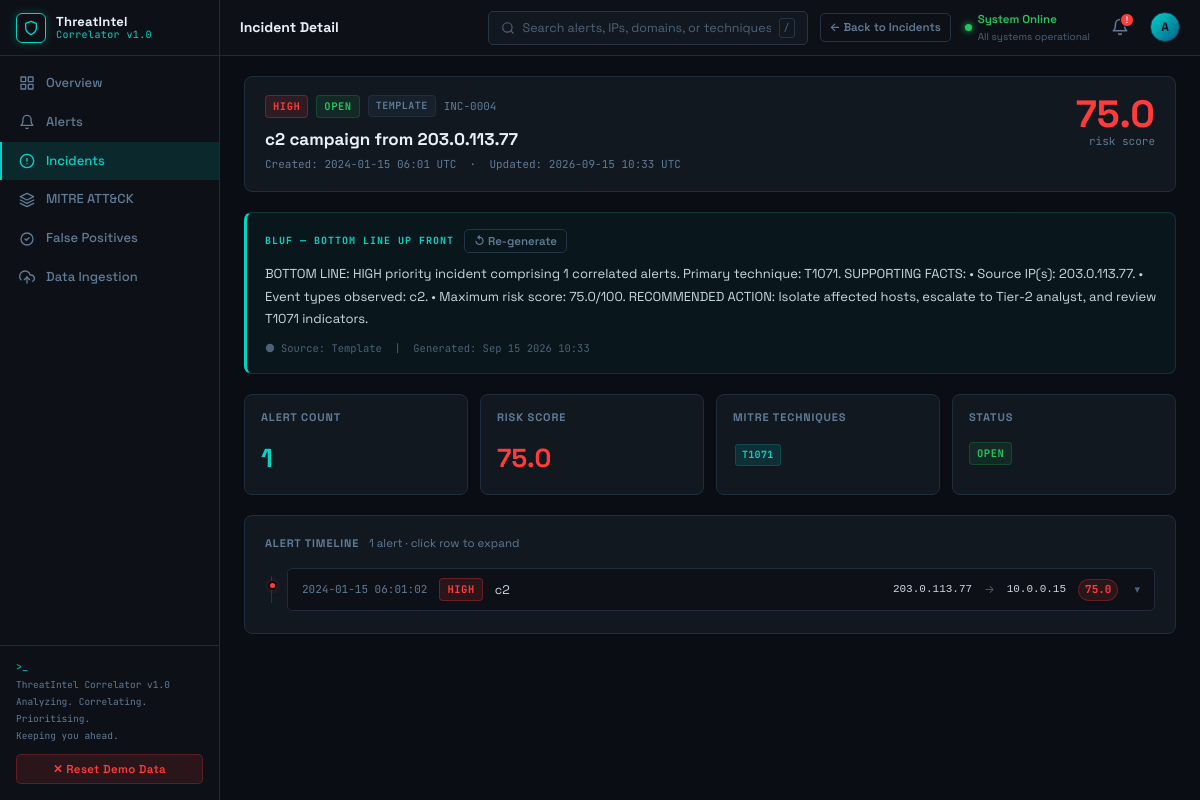
The app's page /incidents/4 with its own data.
### app/models/incident.py (models this page shows, shortened)
class Incident(db.Model):
    __tablename__ = "incidents"
    id = db.Column(db.Integer, primary_key=True)
    title = db.Column(db.Text, nullable=True)
    priority = db.Column(db.Text, nullable=True)          # HIGH / MEDIUM / LOW
    risk_score = db.Column(db.Float, nullable=True)
    alert_count = db.Column(db.Integer, default=0)
    mitre_techniques = db.Column(db.Text, nullable=True)  # comma-separated IDs
    bluf_summary = db.Column(db.Text, nullable=True)
    bluf_source = db.Column(db.Text, nullable=True)       # "watsonx" or "template"
    status = db.Column(db.Text, default="open")           # open / investigating / closed
    created_at = db.Column(db.DateTime, default=lambda: datetime.now(timezone.utc))
    updated_at = db.Column(
        db.DateTime,
        default=lambda: datetime.now(timezone.utc),
        onupdate=lambda: datetime.now(timezone.utc),
    )
    alerts = db.relationship(
        "Alert",
        secondary="alert_incidents",
        back_populates="incidents",
        lazy="dynamic",
    )

### app/models/alert.py (models this page shows, shortened)
class Alert(db.Model):
    __tablename__ = "alerts"
    id = db.Column(db.Integer, primary_key=True)
    external_id = db.Column(db.Text, nullable=True)
    source_feed = db.Column(db.Text, nullable=True)
    timestamp = db.Column(db.DateTime, nullable=True)
    source_ip = db.Column(db.Text, nullable=True)
    dest_ip = db.Column(db.Text, nullable=True)
    event_type = db.Column(db.Text, nullable=True)
    severity_raw = db.Column(db.Text, nullable=True)
    description = db.Column(db.Text, nullable=True)
    risk_score = db.Column(db.Float, nullable=True)
    priority = db.Column(db.Text, nullable=True)          # HIGH / MEDIUM / LOW
    is_false_positive = db.Column(db.Boolean, default=False)
    fp_reason = db.Column(db.Text, nullable=True)
    mitre_technique_id = db.Column(db.Text, nullable=True)
    mitre_technique_name = db.Column(db.Text, nullable=True)
    raw_data = db.Column(db.JSON, nullable=True)
    score_breakdown = db.Column(db.JSON, nullable=True)
    created_at = db.Column(db.DateTime, default=lambda: datetime.now(timezone.utc))
    incidents = db.relationship(
        "Incident",
        secondary="alert_incidents",
        back_populates="alerts",
        lazy="dynamic",
    )

### app/routes/dashboard.py (the view)
@dashboard_bp.route("/incidents/<int:incident_id>")
def incident_detail(incident_id):
    incident = db.session.get(Incident, incident_id)
    if incident is None:
        abort(404)
    constituent_alerts = sorted(
        list(incident.alerts), key=lambda a: (a.timestamp or a.created_at or 0)
    )
    return render_template(
        "dashboard/incident_detail.html",
        incident=incident,
        constituent_alerts=constituent_alerts,
    )

### app/templates/dashboard/incident_detail.html (shortened to what this page needs)
{% extends "base.html" %}
{% block page_title %}Incident Detail{% endblock %}
{% block topbar_actions %}
  <a href="{{ url_for('dashboard.incidents') }}" class="btn btn-secondary btn-sm">← Back to Incidents</a>
{% endblock %}
{% block content %}
{% set p = (incident.priority or 'UNKNOWN')|upper %}
{% set status = incident.status or 'open' %}
<div class="card mb-5">
  <div style="display:flex;align-items:flex-start;gap:16px;flex-wrap:wrap">
    <div style="flex:1;min-width:0">
      <div style="display:flex;align-items:center;gap:8px;margin-bottom:10px;flex-wrap:wrap">
        <span class="badge badge-{{ p|lower }}">{{ p }}</span>
        <span class="badge badge-{{ 'invest' if status == 'investigating' else status }}">{{ status }}</span>
        {% if incident.bluf_source == 'watsonx' %}
          <span class="badge badge-watsonx">✦ watsonx AI</span>
        {% else %}
          <span class="badge badge-template">Template</span>
        {% endif %}
        <span class="font-mono" style="color:var(--muted2);font-size:11px">INC-{{ '%04d' | format(incident.id) }}</span>
      </div>
      <h1 style="font-size:17px;font-weight:700;color:var(--text-bright);line-height:1.3;margin-bottom:6px">
        {{ incident.title or 'Untitled Incident' }}
      </h1>
      <div class="font-mono" style="color:var(--muted2);font-size:11px">
        Created: {{ incident.created_at.strftime('%Y-%m-%d %H:%M UTC') if incident.created_at else '—' }}
        &nbsp;·&nbsp;
        Updated: {{ incident.updated_at.strftime('%Y-%m-%d %H:%M UTC') if incident.updated_at else '—' }}
      </div>
    </div>
    <div style="text-align:right;flex-shrink:0">
      <div style="font-size:38px;font-weight:900;color:var(--{{ 'high' if (incident.risk_score or 0) >= 70 else ('medium' if (incident.risk_score or 0) >= 40 else 'low') }});line-height:1;font-family:var(--font-ui)">
        {{ (incident.risk_score or 0)|round(1) }}
      </div>
      <div class="font-mono" style="color:var(--muted2);font-size:11px">risk score</div>
    </div>
  </div>
</div>
<div class="bluf-box mb-5" id="bluf-box">
  <div class="bluf-header">
    <span class="bluf-label">BLUF — Bottom Line Up Front</span>
    <button class="btn btn-secondary btn-sm" id="btn-regen-bluf" data-incident-id="{{ incident.id }}">
      ↺ Re-generate
    </button>
  </div>
  <div class="bluf-text" id="bluf-text">
    {% if incident.bluf_summary %}
      {{ incident.bluf_summary }}
    {% else %}
      <span class="text-muted">No BLUF generated yet. Click "Re-generate" to create one.</span>
    {% endif %}
  </div>
  <div class="bluf-attribution">
    {% if incident.bluf_source == 'watsonx' %}
      <svg width="10" height="10" viewBox="0 0 24 24" fill="var(--cyan)"><circle cx="12" cy="12" r="10"/></svg>
      Source: AI (watsonx)
    {% else %}
      <svg width="10" height="10" viewBox="0 0 24 24" fill="var(--muted)"><circle cx="12" cy="12" r="10"/></svg>
      Source: Template
    {% endif %}
    &nbsp;|&nbsp; Generated: {{ incident.updated_at.strftime('%b %d %Y %H:%M') if incident.updated_at else '—' }}
  </div>
</div>
<div style="display:grid;grid-template-columns:repeat(auto-fit,minmax(140px,1fr));gap:12px;margin-bottom:20px">
  <div class="card" style="padding:14px 16px">
    <div class="card-title">Alert Count</div>
    <div style="font-size:26px;font-weight:800;color:var(--cyan)">{{ incident.alert_count or 0 }}</div>
  </div>
  <div class="card" style="padding:14px 16px">
    <div class="card-title">Risk Score</div>
    <div style="font-size:26px;font-weight:800;color:var(--{{ 'high' if (incident.risk_score or 0) >= 70 else ('medium' if (incident.risk_score or 0) >= 40 else 'low') }})">
      {{ (incident.risk_score or 0)|round(1) }}
    </div>
  </div>
  <div class="card" style="padding:14px 16px">
    <div class="card-title">MITRE Techniques</div>
    <div style="padding-top:4px">
      {% if incident.mitre_techniques %}
        {% for tech in incident.mitre_techniques.split(',') %}
          {% set t = tech.strip() %}{% if t %}
          <span class="tag" style="margin:2px">{{ t }}</span>
          {% endif %}
        {% endfor %}
      {% else %}
        <span class="text-muted">None mapped</span>
      {% endif %}
    </div>
  </div>
  <div class="card" style="padding:14px 16px">
    <div class="card-title">Status</div>
    <div style="padding-top:4px">
      <span class="badge badge-{{ 'invest' if status == 'investigating' else status }}">{{ status }}</span>
    </div>
  </div>
</div>
<div class="card">
  <div class="card-title" style="margin-bottom:16px">
    Alert Timeline
    <span style="font-weight:400;color:var(--muted2);text-transform:none;letter-spacing:0;font-size:11.5px;margin-left:6px;font-family:var(--font-ui)">
      {{ constituent_alerts | length }} alert{{ 's' if constituent_alerts | length != 1 }} · click row to expand
    </span>
  </div>
  {% if constituent_alerts %}
  <div class="timeline">
    {% for alert in constituent_alerts %}
    {% set ap = (alert.priority or 'UNKNOWN')|upper %}
    <div class="timeline-item">
      <div class="timeline-dot {{ ap|lower }}"></div>
      <div style="background:var(--bg2);border:1px solid var(--border);border-radius:var(--radius-sm);margin-bottom:4px;overflow:hidden">
        <div class="row-clickable" data-target="tl-detail-{{ alert.id }}"
             style="display:flex;align-items:center;gap:12px;padding:9px 14px;cursor:pointer"
             onclick="toggleTimelineDetail('tl-detail-{{ alert.id }}')">
          <span class="font-mono" style="color:var(--muted2);white-space:nowrap;font-size:11px">
            {{ alert.timestamp.strftime('%Y-%m-%d %H:%M:%S') if alert.timestamp else '—' }}
          </span>
          <span class="badge badge-{{ ap|lower }}">{{ ap }}</span>
          <span style="flex:1;font-size:12.5px;color:var(--text)">{{ alert.event_type or '—' }}</span>
          <code style="font-size:11px">{{ alert.source_ip or '—' }}</code>
          <span class="text-muted" style="font-size:11px">→</span>
          <code style="font-size:11px">{{ alert.dest_ip or '—' }}</code>
          <span class="score-badge score-{{ 'high' if (alert.risk_score or 0) >= 70 else ('medium' if (alert.risk_score or 0) >= 40 else 'low') }}" style="font-size:11px">
            {{ (alert.risk_score or 0)|round(1) }}
          </span>
          <span class="text-muted" style="font-size:11px;margin-left:4px">▾</span>
        </div>
      </div>
    </div>
    {% endfor %}
  </div>
  {% else %}
  <p class="text-muted">No constituent alerts found.</p>
  {% endif %}
</div>
{% endblock %}

### app/static/css/main.css (style rules this page uses)
*, *::before, *::after { box-sizing: border-box; margin: 0; padding: 0; }
:root { --bg: #0a0e14; --bg2: #0d1117; --sidebar-bg: #0d1117; --card-bg: #111820; --card-bg2: #0f1621; --border: #1e2d3d; --border2: #243447; --text: #cdd6e0; --text-bright: #e8f0f8; --muted: #4d6278; --muted2: #607b96; --cyan: #00d4c8; --cyan-dim: rgba(0,212,200,0.12); --cyan-glow: rgba(0,212,200,0.25); --high: #ff3b3b; --high-dim: rgba(255,59,59,0.12); --high-glow: rgba(255,59,59,0.3); --medium: #f59e0b; --medium-dim: rgba(245,158,11,0.12); --low: #22c55e; --low-dim: rgba(34,197,94,0.10); --blue: #3b82f6; --blue-dim: rgba(59,130,246,0.12); --sidebar-w: 220px; --topbar-h: 56px; --radius: 8px; --radius-sm: 5px; --radius-lg: 12px; --transition: 0.15s ease; --font-mono: 'JetBrains Mono', 'Courier New', monospace; --font-ui: 'Space Grotesk', system-ui, -apple-system, sans-serif; }
html, body { height: 100%; background: var(--bg); color: var(--text); font-family: var(--font-ui); font-size: 13.5px; line-height: 1.6; }
a { color: var(--cyan); text-decoration: none; }
.card { background: var(--card-bg); border: 1px solid var(--border); border-radius: var(--radius); padding: 18px 20px; }
.card-title { font-size: 11px; font-weight: 700; letter-spacing: 0.08em; text-transform: uppercase; color: var(--muted2); margin-bottom: 12px; }
.badge { display: inline-block; padding: 2px 7px; border-radius: 4px; font-size: 10.5px; font-weight: 700; letter-spacing: 0.05em; text-transform: uppercase; font-family: var(--font-mono); }
.badge-high { background: var(--high-dim); color: var(--high); border: 1px solid rgba(255,59,59,0.3); }
.badge-open { background: var(--low-dim); color: var(--low); border: 1px solid rgba(34,197,94,0.2); }
.badge-template { background: rgba(77,98,120,0.12); color: var(--muted2); border: 1px solid rgba(77,98,120,0.2); font-size: 10px; }
.score-badge { display: inline-flex; align-items: center; justify-content: center; min-width: 38px; height: 22px; border-radius: 11px; font-size: 11px; font-weight: 700; font-family: var(--font-mono); padding: 0 6px; }
.score-high { background: var(--high-dim); color: var(--high); border: 1px solid rgba(255,59,59,0.25); }
.btn { display: inline-flex; align-items: center; gap: 5px; padding: 6px 13px; border-radius: var(--radius-sm); font-size: 12.5px; font-weight: 600; cursor: pointer; border: 1px solid transparent; transition: all var(--transition); text-decoration: none !important; font-family: var(--font-ui); }
.btn-secondary { background: transparent; color: var(--muted2); border-color: var(--border2); }
.btn-sm { padding: 4px 9px; font-size: 11.5px; }
.tag { display: inline-block; padding: 2px 6px; background: var(--cyan-dim); border: 1px solid rgba(0,212,200,0.18); border-radius: 3px; font-size: 10px; font-weight: 700; color: var(--cyan); letter-spacing: 0.03em; font-family: var(--font-mono); cursor: pointer; transition: background var(--transition); }
.bluf-box { background: rgba(0,212,200,0.04); border: 1px solid rgba(0,212,200,0.18); border-left: 3px solid var(--cyan); border-radius: var(--radius); padding: 16px 18px; margin-bottom: 18px; }
.bluf-header { display: flex; align-items: center; gap: 10px; margin-bottom: 10px; flex-wrap: wrap; }
.bluf-label { font-size: 10px; font-weight: 700; letter-spacing: 0.1em; text-transform: uppercase; color: var(--cyan); font-family: var(--font-mono); }
.bluf-text { font-size: 13px; line-height: 1.7; color: var(--text); }
.bluf-attribution { margin-top: 10px; font-size: 10.5px; color: var(--muted); font-family: var(--font-mono); display: flex; align-items: center; gap: 6px; }
.timeline { position: relative; padding-left: 22px; }
.timeline::before { content: ''; position: absolute; left: 6px; top: 8px; bottom: 8px; width: 1px; background: var(--border2); border-radius: 1px; }
.timeline-item { position: relative; margin-bottom: 4px; }
.timeline-dot { position: absolute; left: -19px; top: 13px; width: 9px; height: 9px; border-radius: 50%; background: var(--border2); border: 2px solid var(--bg); }
.timeline-dot.high { background: var(--high); box-shadow: 0 0 6px var(--high-glow); }
.mb-5 { margin-bottom: 20px; }
.text-muted { color: var(--muted); }
.font-mono { font-family: var(--font-mono); font-size: 12px; }

### records on screen
Incident: status "OPEN", id "0004", title "c2 campaign from 203.0.113.77", created_at "2024-01-15 06:01 UTC", updated_at "2026-09-15 10:33 UTC", risk_score "75.0", bluf_summary "BOTTOM LINE: HIGH priority incident comprising 1 correlated alerts. Primary technique: T1071. SUPPORTING FACTS: • Source IP(s): 203.0.113.77. • Event types observed: c2. • Maximum risk score: 75.0/100. RECOMMENDED ACTION: Isolate affected hosts, escalate to Tier-2 analyst, and review T1071 indicators.", updated_at "Sep 15 2026 10:33", alert_count "1", mitre_techniques "T1071"
Alert: timestamp "2024-01-15 06:01:02", priority "HIGH", event_type "c2", source_ip "203.0.113.77", dest_ip "10.0.0.15", risk_score "75.0"

### other values on screen
{{ p }} "HIGH"
{{ constituent_alerts | length }} "1"
